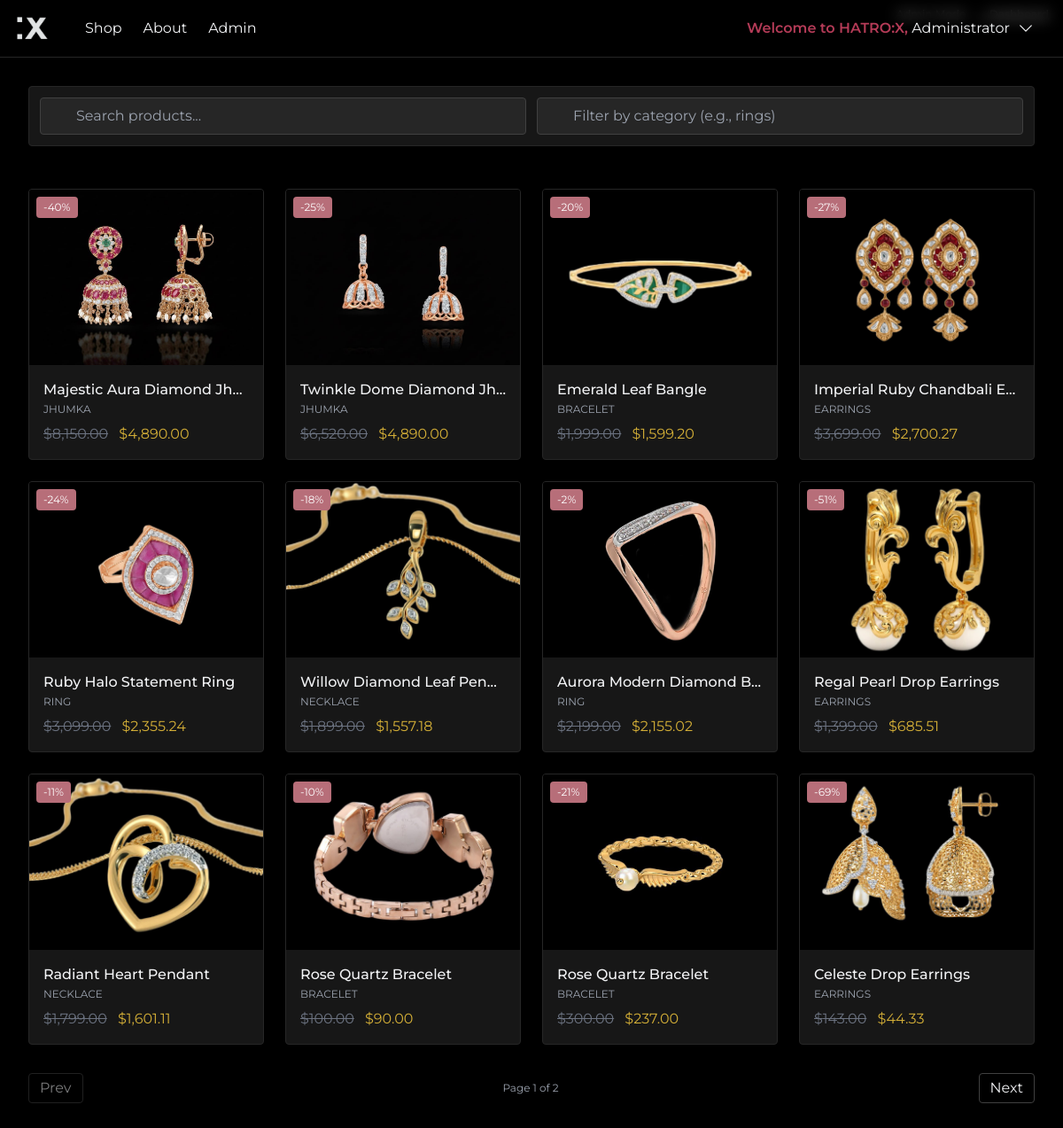
Screenshot of /admin/shop.php (signed in) with the database file from the repository.
### tables this page shows
CREATE TABLE `products` (
  `id` int(11) NOT NULL,
  `name` varchar(255) NOT NULL,
  `description` text NOT NULL,
  `price` decimal(10,2) NOT NULL,
  `discount_percent` int(11) NOT NULL DEFAULT 0,
  `image_url` varchar(255) NOT NULL,
  `category` varchar(50) NOT NULL,
  `stock_quantity` int(11) NOT NULL DEFAULT 0,
  `sold_count` int(11) NOT NULL DEFAULT 0,
  `created_by` int(11) NOT NULL,
  `status` enum('active','pending') NOT NULL DEFAULT 'pending',
  `created_at` datetime NOT NULL DEFAULT current_timestamp()
);

### includes/db_connection.php (called while the page is built, shortened)
<?php
function e(string $str): string
{
    return htmlspecialchars($str, ENT_QUOTES | ENT_SUBSTITUTE, 'UTF-8');
}
?>

### admin/shop.php (the view, shortened to what this page needs)
<?php
require_once __DIR__ . '/../includes/db_connection.php';
$q = trim((string)($_GET['q'] ?? ''));
$cat = trim((string)($_GET['category'] ?? ''));
$isPartial = isset($_GET['partial']) && $_GET['partial'] === '1';
$page = max(1, (int)($_GET['page'] ?? 1));
$perPage = 12; $offset = ($page - 1) * $perPage;
$total = 0; $totalPages = 1;
$products = [];
$sql = "SELECT id, name, price, discount_percent, image_url, category FROM products WHERE status = 'active'";
$params = [];
$types = '';
$sql .= " ORDER BY created_at DESC LIMIT ? OFFSET ?";
if ($stmt = $mysqli->prepare($sql)) {
    if ($params) { $types2 = $types.'ii'; $params[] = &$perPage; $params[] = &$offset; $stmt->bind_param($types2, ...$params); }
    else { $stmt->bind_param('ii', $perPage, $offset); }
    $stmt->execute();
    $res = $stmt->get_result();
    while ($row = $res->fetch_assoc()) { $products[] = $row; }
}
$countSql = "SELECT COUNT(*) AS c FROM products WHERE status = 'active'";
if ($stmt = $mysqli->prepare($countSql)) {
    $stmt->execute();
    $stmt->bind_result($total);
}
$totalPages = max(1, (int)ceil($total / $perPage));
if (!$isPartial) {
include __DIR__ . '/../includes/header.php';
}
?>
<?php if (!$isPartial): ?>
<section class="max-w-7xl mx-auto px-4 sm:px-6 lg:px-8 pt-8">
  <form id="filtersForm" method="get" class="bg-neutral-900 border border-neutral-800 p-3 rounded">
    <div class="grid md:grid-cols-2 gap-3">
      <div class="relative">
        <input id="searchInput" name="q" value="<?= e($q) ?>" placeholder="Search products..." class="pl-10 w-full bg-neutral-800 border border-neutral-700 rounded px-3 py-2" />
      </div>
      <div class="relative">
        <input id="categoryInput" name="category" value="<?= e($cat) ?>" placeholder="Filter by category (e.g., rings)" class="pl-10 w-full bg-neutral-800 border border-neutral-700 rounded px-3 py-2" />
      </div>
    </div>
  </form>
</section>
<?php endif; ?>
<section class="max-w-7xl mx-auto px-4 sm:px-6 lg:px-8 py-12" id="productsContainer">
  <div class="grid grid-cols-2 sm:grid-cols-3 lg:grid-cols-4 gap-6">
    <?php foreach ($products as $p): ?>
      <div class="group block bg-neutral-900 border border-neutral-800 rounded overflow-hidden hover:shadow-xl hover:shadow-gold/10 transition relative">
        <?php $disc=(int)($p['discount_percent']??0); if($disc>0): ?>
          <div class="absolute top-2 left-2 z-10 bg-rose text-white text-xs px-2 py-1 rounded">-<?= $disc ?>%</div>
        <?php endif; ?>
        <div class="aspect-[4/3] overflow-hidden">
          <img src="<?= e($p['image_url']) ?>" alt="<?= e($p['name']) ?>" class="w-full h-full object-cover group-hover:scale-105 transition-transform duration-500" />
        </div>
        <div class="p-4">
          <div class="font-medium truncate" title="<?= e($p['name']) ?>"><?= e($p['name']) ?></div>
          <div class="text-xs text-gray-400 mt-0.5 uppercase"><?= e($p['category']) ?></div>
          <div class="mt-2 text-gold">
            <?php $price=(float)$p['price']; $disc=(int)$p['discount_percent']; if($disc>0){ $new=$price*(1-$disc/100); ?>
              <span class="line-through text-gray-500 mr-2">$<?= number_format($price,2) ?></span>
              <span>$<?= number_format($new,2) ?></span>
            <?php } else { ?>
              $<?= number_format($price,2) ?>
            <?php } ?>
          </div>
        </div>
      </div>
    <?php endforeach; ?>
  </div>
  <div class="mt-8 flex items-center justify-between">
    <?php $prev = max(1, $page-1); $next = min($totalPages, $page+1); ?>
    <a class="px-3 py-1 border border-neutral-700 rounded hover:border-gold <?= $page<=1?'pointer-events-none opacity-50':'' ?> ajax-page" href="?<?= http_build_query(array_merge($_GET, ['page'=>$prev])) ?>">Prev</a>
    <div class="text-xs text-gray-400">Page <?= (int)$page ?> of <?= (int)$totalPages ?></div>
    <a class="px-3 py-1 border border-neutral-700 rounded hover:border-gold <?= $page>=$totalPages?'pointer-events-none opacity-50':'' ?> ajax-page" href="?<?= http_build_query(array_merge($_GET, ['page'=>$next])) ?>">Next</a>
  </div>
</section>
<?php include __DIR__ . '/../includes/footer.php'; ?>

### includes/header.php (style rules this page uses)
body { font-family: 'Montserrat', sans-serif; }
p, div { word-break: break-word; overflow-wrap: break-word; }
.text-gray-300, .text-gray-400, .italic { max-width: 100%; word-break: break-word; overflow-wrap: break-word; white-space: normal; }

### rows the page displays
products: discount_percent "40", image_url (picture), name "Majestic Aura Diamond Jh…", category "JHUMKA", price "8,150.00", new "4,890.00"
products: discount_percent "25", image_url (picture), name "Twinkle Dome Diamond J…", category "JHUMKA", price "6,520.00", new "4,890.00"
products: discount_percent "20", image_url (picture), name "Emerald Leaf Bangle", category "BRACELET", price "1,999.00", new "1,599.20"
products: discount_percent "27", image_url (picture), name "Imperial Ruby Chandbali E…", category "EARRINGS", price "3,699.00", new "2,700.27"
products: discount_percent "24", image_url (picture), name "Ruby Halo Statement Ring", category "RING", price "3,099.00", new "2,355.24"
products: discount_percent "18", image_url (picture), name "Willow Diamond Leaf Pen…", category "NECKLACE", price "1,899.00", new "1,557.18"
products: discount_percent "2", image_url (picture), name "Aurora Modern Diamond B…", category "RING", price "2,199.00", new "2,155.02"
products: discount_percent "51", image_url (picture), name "Regal Pearl Drop Earrings", category "EARRINGS", price "1,399.00", new "685.51"
products: discount_percent "11", image_url (picture), name "Radiant Heart Pendant", category "NECKLACE", price "1,799.00", new "1,601.11"
products: discount_percent "10", image_url (picture), name "Rose Quartz Bracelet", category "BRACELET", price "100.00", new "90.00"
products: discount_percent "21", image_url (picture), name "Rose Quartz Bracelet", category "BRACELET", price "300.00", new "237.00"
products: discount_percent "69", image_url (picture), name "Celeste Drop Earrings", category "EARRINGS", price "143.00", new "44.33"

### other values shown
$_SESSION['full_name'] "Administrator"
$page "1"
$totalPages "2"
